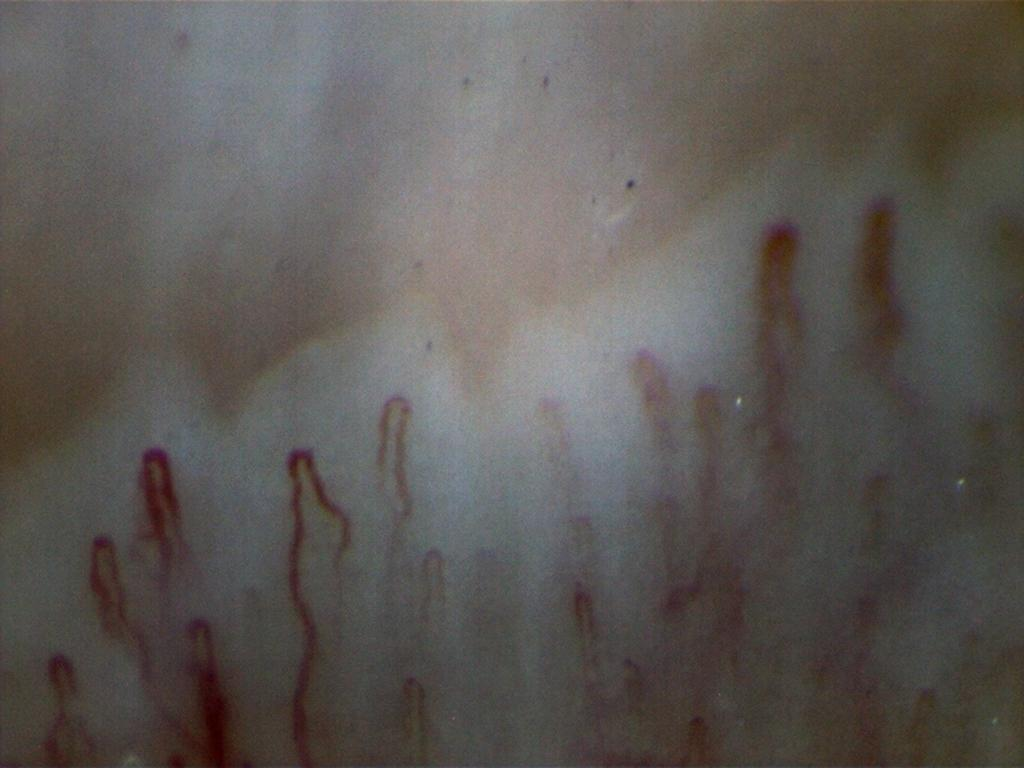
#> input picture Data_Preprocess/data/conj_dataset/train/images/8_140724_4.jpg, 1024 x 768 px
$ python -i morph.py   (imports and definitions only)   (older library calls are emulated)
#> lines starting #> are read from the running program, lines starting #| are printed output that depends on the picture; after the words box and inside, x2 and y2 are one past the last pixel; in counts of white or black regions, pixels touching at a corner belong together
# 形态学算法库
# 包括 求方向场、求骨架线、mask求包围盒
import numpy as np
import cv2

CROSS_SIGN = -10

# [110 lines left out: functions contours2angle, cross_zone2cross_point, not called in this run]


def skeleton_by_thin(image, output_name=None):
    """获取mask的骨架

    Args:
        image (灰度): _description_

    Returns:
        _type_: contours, thinned
    """
    ret, binary = cv2.threshold(image, 0, 255, cv2.THRESH_BINARY | cv2.THRESH_OTSU)
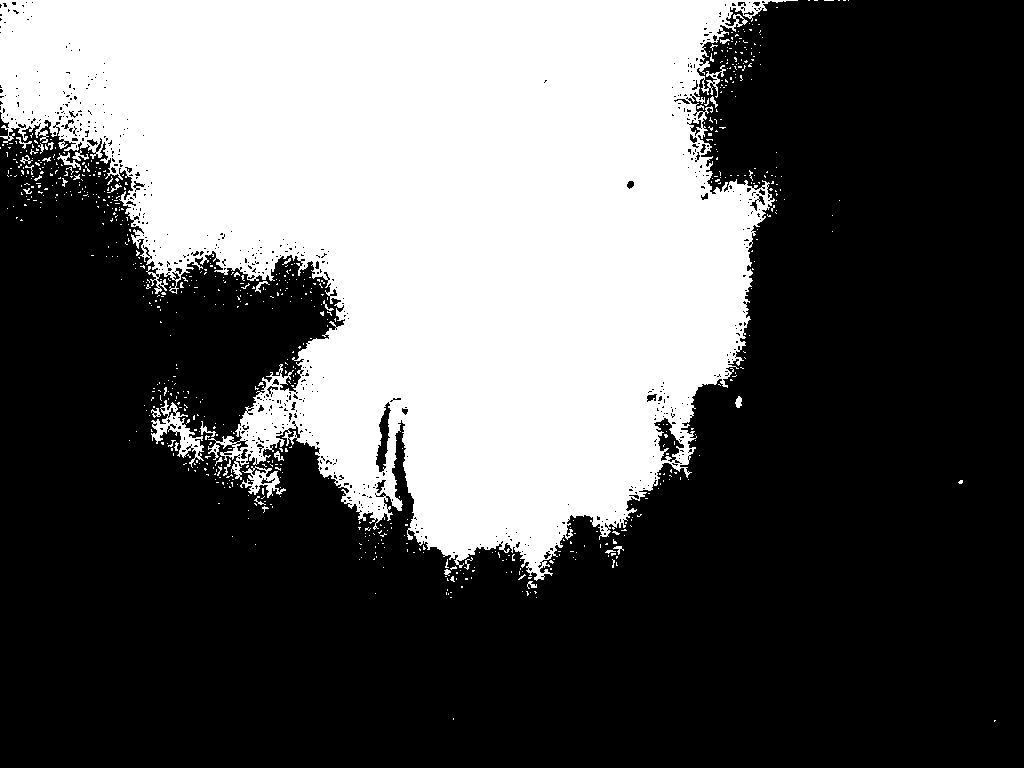
#> binary: shape (768, 1024); 36.3% white; 751 white regions (717 under 20 px), largest, box (x1, y1, x2, y2) and area: (0, 0, 798, 581) 280319, (151, 400, 204, 468) 1026, (240, 466, 286, 498) 574
#> ret = 96
    thinned = cv2.ximgproc.thinning(binary)
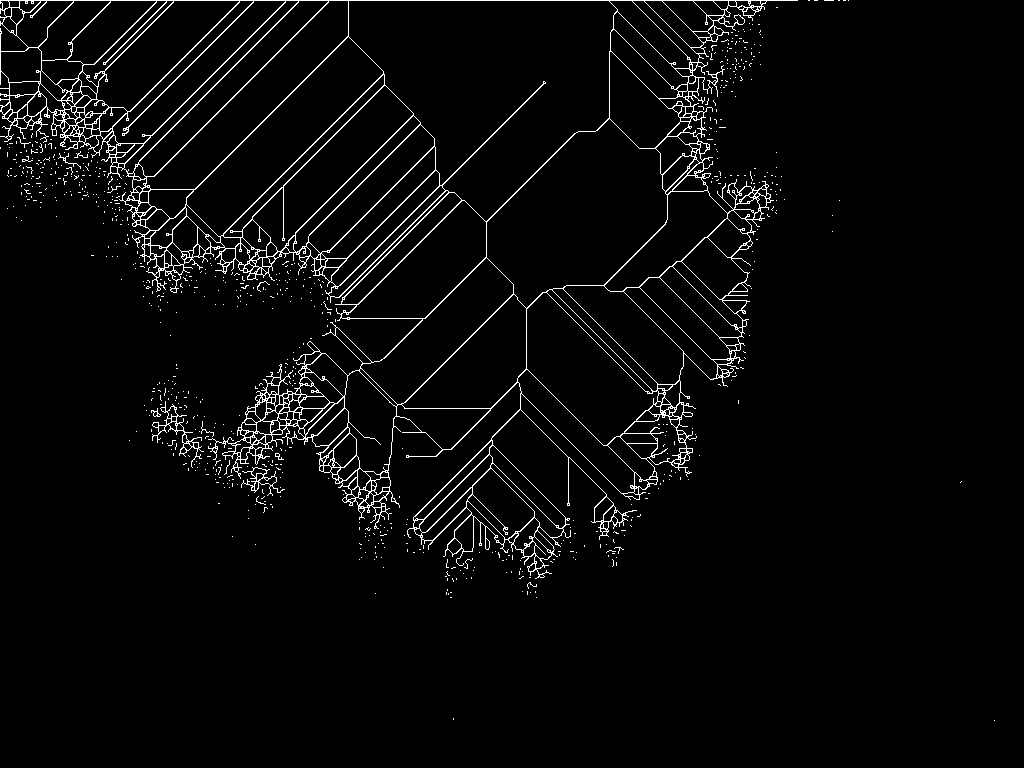
#> thinned: shape (768, 1024); 3.4% white in thin lines or dots
    try:
        contours, hierarchy = cv2.findContours(thinned, cv2.RETR_EXTERNAL, cv2.CHAIN_APPROX_SIMPLE)
#> contours = 726 contours, 722 with area under 20; largest, box (x1, y1, x2, y2) and area: (0, 0, 798, 579) 256544, (152, 401, 204, 468) 504, (241, 467, 285, 496) 292, (151, 408, 161, 417) 27
    except:
        _, contours, hierarchy = cv2.findContours(thinned, cv2.RETR_EXTERNAL, cv2.CHAIN_APPROX_SIMPLE)
    cv2.drawContours(image, contours, -1, (0, 0, 255), 1, 8)
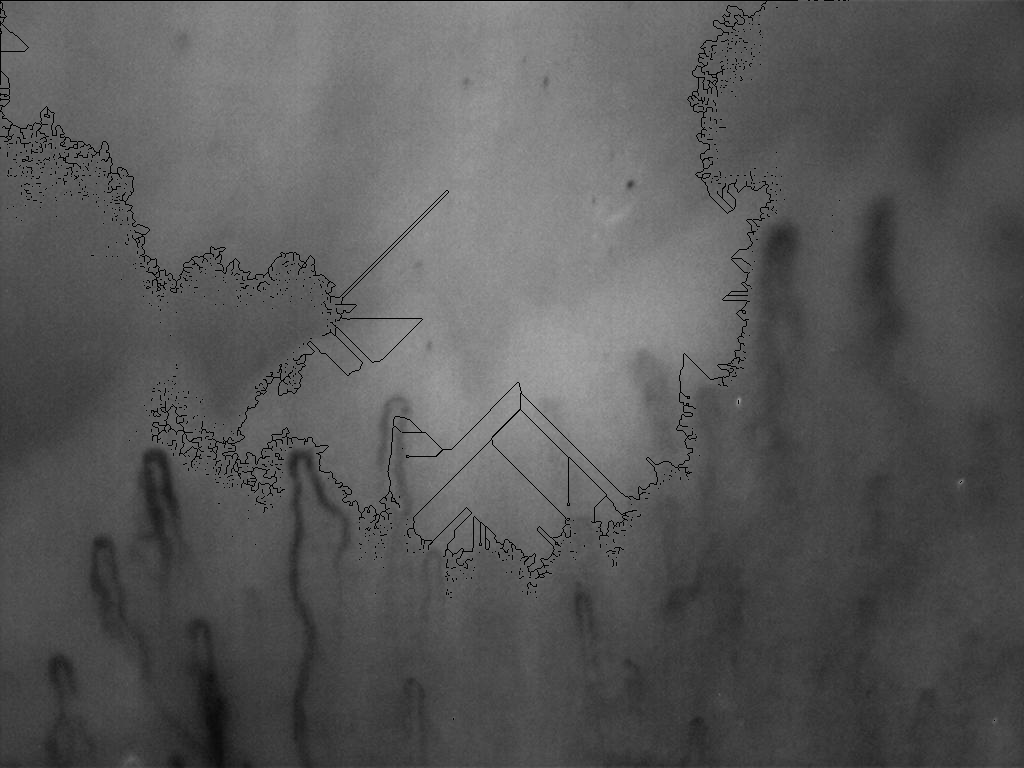
#> image: shape (768, 1024); min 0, max 168, mean 88.3
    if output_name is not None:
        cv2.imwrite("skeleton.png", image)
    return contours, thinned


# [49 lines left out: functions line_detect, mask2bbox, not called in this run]

>>> import cv2
>>> picture = cv2.imread('../../../Data_Preprocess/data/conj_dataset/train/images/8_140724_4.jpg', cv2.IMREAD_GRAYSCALE)
>>> result = skeleton_by_thin(picture)
